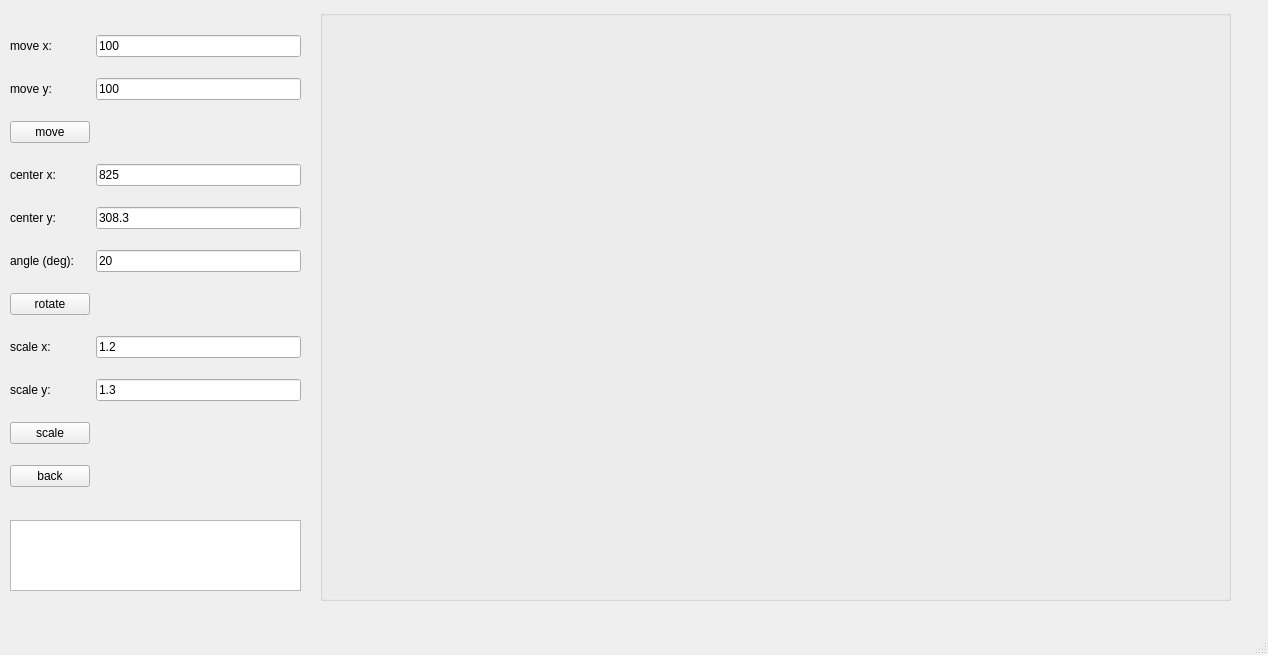
<?xml version="1.0" encoding="UTF-8"?>
<ui version="4.0">
 <class>graphics</class>
 <widget class="QMainWindow" name="graphics">
  <property name="geometry">
   <rect>
    <x>0</x>
    <y>0</y>
    <width>1268</width>
    <height>655</height>
   </rect>
  </property>
  <property name="windowTitle">
   <string>graphics</string>
  </property>
  <widget class="QWidget" name="centralwidget">
   <widget class="QWidget" name="gridLayoutWidget">
    <property name="geometry">
     <rect>
      <x>10</x>
      <y>20</y>
      <width>291</width>
      <height>491</height>
     </rect>
    </property>
    <layout class="QGridLayout" name="gridLayout">
     <item row="1" column="1">
      <widget class="QLineEdit" name="y_text">
       <property name="styleSheet">
        <string notr="true">font: 18pt &quot;.AppleSystemUIFont&quot;;</string>
       </property>
       <property name="text">
        <string>100</string>
       </property>
      </widget>
     </item>
     <item row="2" column="0">
      <widget class="QPushButton" name="move_but">
       <property name="styleSheet">
        <string notr="true">font: 18pt &quot;.AppleSystemUIFont&quot;;</string>
       </property>
       <property name="text">
        <string>move</string>
       </property>
      </widget>
     </item>
     <item row="7" column="0">
      <widget class="QLabel" name="label_3">
       <property name="styleSheet">
        <string notr="true">font: 18pt &quot;.AppleSystemUIFont&quot;;</string>
       </property>
       <property name="text">
        <string>scale x:</string>
       </property>
      </widget>
     </item>
     <item row="4" column="1">
      <widget class="QLineEdit" name="scale_center_y_text">
       <property name="styleSheet">
        <string notr="true">font: 18pt &quot;.AppleSystemUIFont&quot;;</string>
       </property>
       <property name="text">
        <string>308.3</string>
       </property>
      </widget>
     </item>
     <item row="0" column="1">
      <widget class="QLineEdit" name="x_text">
       <property name="styleSheet">
        <string notr="true">font: 18pt &quot;.AppleSystemUIFont&quot;;</string>
       </property>
       <property name="text">
        <string>100</string>
       </property>
      </widget>
     </item>
     <item row="8" column="1">
      <widget class="QLineEdit" name="scale_y_text">
       <property name="styleSheet">
        <string notr="true">font: 18pt &quot;.AppleSystemUIFont&quot;;</string>
       </property>
       <property name="text">
        <string>1.3</string>
       </property>
      </widget>
     </item>
     <item row="4" column="0">
      <widget class="QLabel" name="label_6">
       <property name="styleSheet">
        <string notr="true">font: 18pt &quot;.AppleSystemUIFont&quot;;</string>
       </property>
       <property name="text">
        <string>center y:</string>
       </property>
      </widget>
     </item>
     <item row="11" column="0">
      <widget class="QPushButton" name="scale_but">
       <property name="styleSheet">
        <string notr="true">font: 18pt &quot;.AppleSystemUIFont&quot;;</string>
       </property>
       <property name="text">
        <string>scale</string>
       </property>
      </widget>
     </item>
     <item row="3" column="0">
      <widget class="QLabel" name="label_5">
       <property name="styleSheet">
        <string notr="true">font: 18pt &quot;.AppleSystemUIFont&quot;;</string>
       </property>
       <property name="text">
        <string>center x:</string>
       </property>
      </widget>
     </item>
     <item row="8" column="0">
      <widget class="QLabel" name="label_4">
       <property name="styleSheet">
        <string notr="true">font: 18pt &quot;.AppleSystemUIFont&quot;;</string>
       </property>
       <property name="text">
        <string>scale y:</string>
       </property>
      </widget>
     </item>
     <item row="7" column="1">
      <widget class="QLineEdit" name="scale_x_text">
       <property name="styleSheet">
        <string notr="true">font: 18pt &quot;.AppleSystemUIFont&quot;;</string>
       </property>
       <property name="text">
        <string>1.2</string>
       </property>
      </widget>
     </item>
     <item row="1" column="0">
      <widget class="QLabel" name="label">
       <property name="styleSheet">
        <string notr="true">font: 18pt &quot;.AppleSystemUIFont&quot;;</string>
       </property>
       <property name="text">
        <string>move y:</string>
       </property>
      </widget>
     </item>
     <item row="5" column="1">
      <widget class="QLineEdit" name="angle_text">
       <property name="styleSheet">
        <string notr="true">font: 18pt &quot;.AppleSystemUIFont&quot;;</string>
       </property>
       <property name="text">
        <string>20</string>
       </property>
      </widget>
     </item>
     <item row="14" column="0">
      <widget class="QPushButton" name="back_but">
       <property name="styleSheet">
        <string notr="true">font: 18pt &quot;.AppleSystemUIFont&quot;;</string>
       </property>
       <property name="text">
        <string>back</string>
       </property>
      </widget>
     </item>
     <item row="3" column="1">
      <widget class="QLineEdit" name="scale_center_x_text">
       <property name="styleSheet">
        <string notr="true">font: 18pt &quot;.AppleSystemUIFont&quot;;</string>
       </property>
       <property name="text">
        <string>825</string>
       </property>
      </widget>
     </item>
     <item row="5" column="0">
      <widget class="QLabel" name="label_9">
       <property name="styleSheet">
        <string notr="true">font: 18pt &quot;.AppleSystemUIFont&quot;;</string>
       </property>
       <property name="text">
        <string>angle (deg):</string>
       </property>
      </widget>
     </item>
     <item row="0" column="0">
      <widget class="QLabel" name="label_2">
       <property name="styleSheet">
        <string notr="true">font: 18pt &quot;.AppleSystemUIFont&quot;;</string>
       </property>
       <property name="text">
        <string>move x:</string>
       </property>
      </widget>
     </item>
     <item row="6" column="0">
      <widget class="QPushButton" name="rotate_but">
       <property name="styleSheet">
        <string notr="true">font: 18pt &quot;.AppleSystemUIFont&quot;;</string>
       </property>
       <property name="text">
        <string>rotate</string>
       </property>
      </widget>
     </item>
    </layout>
   </widget>
   <widget class="QGroupBox" name="groupBox">
    <property name="geometry">
     <rect>
      <x>320</x>
      <y>10</y>
      <width>911</width>
      <height>591</height>
     </rect>
    </property>
    <property name="title">
     <string/>
    </property>
   </widget>
   <widget class="QTextEdit" name="textEdit">
    <property name="geometry">
     <rect>
      <x>10</x>
      <y>520</y>
      <width>291</width>
      <height>71</height>
     </rect>
    </property>
    <property name="styleSheet">
     <string notr="true">font: 24pt &quot;.AppleSystemUIFont&quot;;</string>
    </property>
    <property name="readOnly">
     <bool>true</bool>
    </property>
   </widget>
  </widget>
  <widget class="QMenuBar" name="menubar">
   <property name="geometry">
    <rect>
     <x>0</x>
     <y>0</y>
     <width>1268</width>
     <height>21</height>
    </rect>
   </property>
  </widget>
  <widget class="QStatusBar" name="statusbar"/>
 </widget>
 <resources/>
 <connections/>
</ui>
